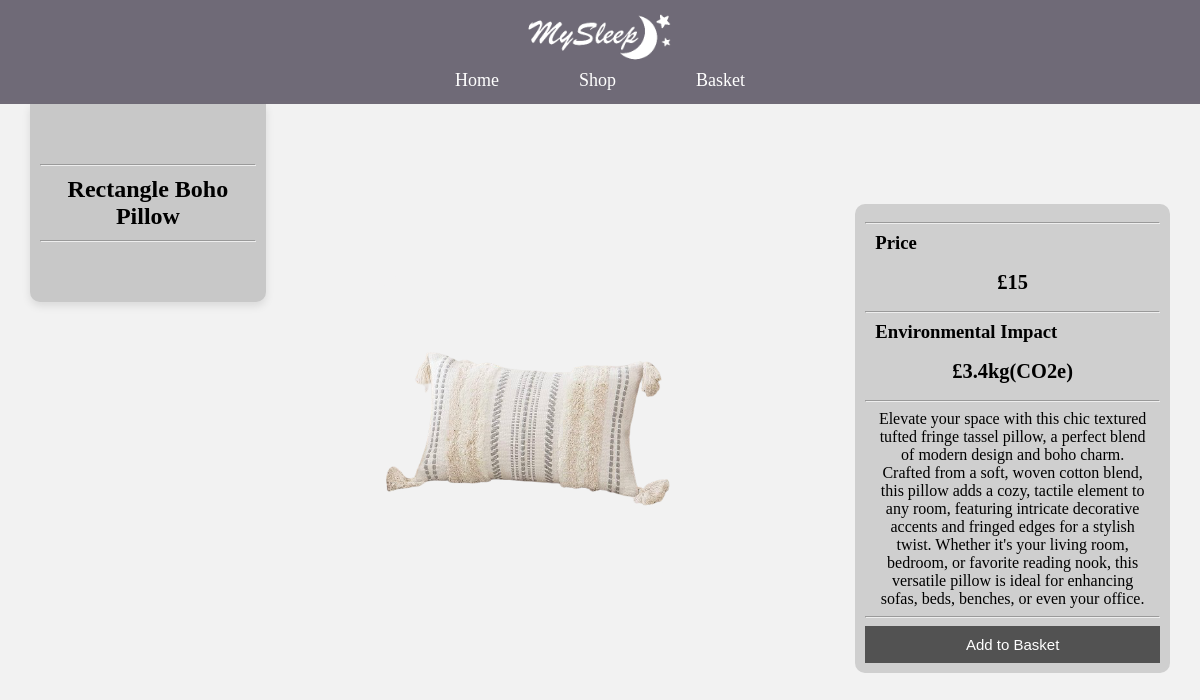
/Product/8, run on the app's committed database.
### website.py (models this page shows, shortened)
class Item(db.Model): #shows logical structure of database
    id = db.Column(db.Integer(), primary_key = True) #primary key - uniquely identifies each item in database table
    name = db.Column(db.String(length = 30), nullable = False, unique = True) #nullable - dont want it to be null/empty
    price = db.Column(db.Integer(), nullable = False)
    env_impact = db.Column(db.String(), nullable = False)
    description = db.Column(db.String(length = 1000), nullable = False, unique = True)
    image = db.Column(db.String(length = 1000), nullable = False)
    quantity = db.Column(db.Integer(), nullable = False)

### website.py (the view, shortened to what this page needs)
@app.route('/Product/<item_id>', methods = ['GET', 'POST']) #routing to id page
def Product(item_id):
    form = AddBasket() #flaskform
    Product = Item.query.filter_by(id = item_id).first() #filtering database to only show items with same id
    Basketitem = Basket()
    return render_template('Single_product.html', Product = Product, form = form)

### website.py
class AddBasket(FlaskForm):
    submit = SubmitField('Add to Basket')

### website.py (called while the page is built)
def Basket(): #create new basket if nothing in basket
    if 'Basket' not in session: #data that is required to be saved in the session is stored in a temporary directory on the server
        session['Basket'] = [] #empty basket
    return session['Basket']

### templates/Single_product.html (shortened to what this page needs)
{% extends "bootstrap/base.html" %}
{% import "bootstrap/wtf.html" as wtf %}
    {% block head %}
    <head>
        <link rel="stylesheet" type="text/css" href="{{ url_for('static',filename='style.css') }}">
    </head>
    {% endblock %}
    {% block content %}
    <body>
        <nav id="nav">
            <ul>
                <li><a class="navbar-brand" href="{{ url_for('Home') }}"><img id="logo" src="{{ url_for('static', filename='images/Logo.png') }}" alt="Logo"></a></li>
                <div class="nav-container">
                    <li class="nav-list"><a href="{{ url_for('Home') }}">Home</a></li>
                    <li class="nav-list"><a href="{{ url_for('All') }}">Shop</a></li>
                    <li class="nav-list"><a href="{{ url_for('cart') }}">Basket</a></li>
                </div>
            </ul>
        </nav>
        <div class="single">
            <div class="single-product">
                <hr>
                <h1>{{ Product.name }}  </h1>
                <hr>
            </div>
            <div class="single-image">
                <img src="{{ url_for('static', filename=Product.image) }}" alt="{{ Product.name }} Image">
            </div>
            <div class="single-desc">
                <hr>
                <h3>Price</h3>
                <h2>£{{Product.price}}</h2>
                <hr>
                <h3>Environmental Impact</h3>
                <h2>£{{Product.env_impact}}</h2>
                <hr>
                <p>{{Product.description}}</p>
                <hr>
                <div class="single-form">
                    {{ wtf.quick_form(form) }}
                </div>
            </div>
        </div>
    </body>
    {% endblock %}

### static/style.css (style rules this page uses)
body { background-color: rgb(242, 242, 242); margin: 0; padding: 0; }
#nav { position: fixed; top: 0; left: 0; right: 0; z-index: 1000; background-color: rgb(112, 107, 119, 0.8); color: #ffffff; display: flex; flex-direction: column; align-items: center; padding: 10px 0; }
#nav ul { list-style: none; padding: 0; margin: 0; width: 100%; display: flex; flex-direction: column; align-items: center; }
#logo { width: 150px; }
.nav-container { display: flex; gap: 20px; }
.nav-list { margin: 0 30px; }
.nav-list a { text-decoration: none; color: white; font-size: 18px; }
.single { display: flex; align-items: flex-start; }
.single-product { background-color: rgb(200, 200, 200); padding: 50px 0px; margin: 0 0 0 30px; width: 20%; text-align: center; border-bottom-right-radius:10px; border-bottom-left-radius:10px; box-shadow: 0 4px 8px rgba(0, 0, 0, 0.1); }
.single-product hr { margin: 0px 10px; }
.single-product h1 { margin: 0px 10px; font-size: 2vw; }
.single-product hr { margin: 10px 10px; }
.single-image { width: 50%; }
.single-image img { width: 55%; margin: 150px 20px 50px 17%; }
.single-desc { background-color: rgb(207, 207, 207); padding: 10px; margin: 100px 30px 10px 0; width: 25%; text-align: center; border-radius: 10px; }
.single-desc h3 { text-align: left; margin: 0px 10px; }
.single-desc h2 { font-size: 1.7vw; }
.single-desc p { margin: 0px 10px; }
.single-form form * { background-color: rgb(82, 82, 82); border: none; font-size: 15px; padding: 10px 0; width: 100%; transition: transform 0.3s ease; color: white; }

### data on the page
Item: name "Rectangle Boho Pillow", image (picture), price "15", env_impact "3.4kg(CO2e)", description "Elevate your space with this chic textured tufted fringe tassel pillow, a perfect blend of modern design and boho charm. Crafted from a soft, woven cotton blend, this pillow adds a cozy, tactile element to any room, featuring intricate decorative accents and fringed edges for a stylish twist. Whether it's your living room, bedroom, or favorite reading nook, this versatile pillow is ideal for enhancing sofas, beds, benches, or even your office."
